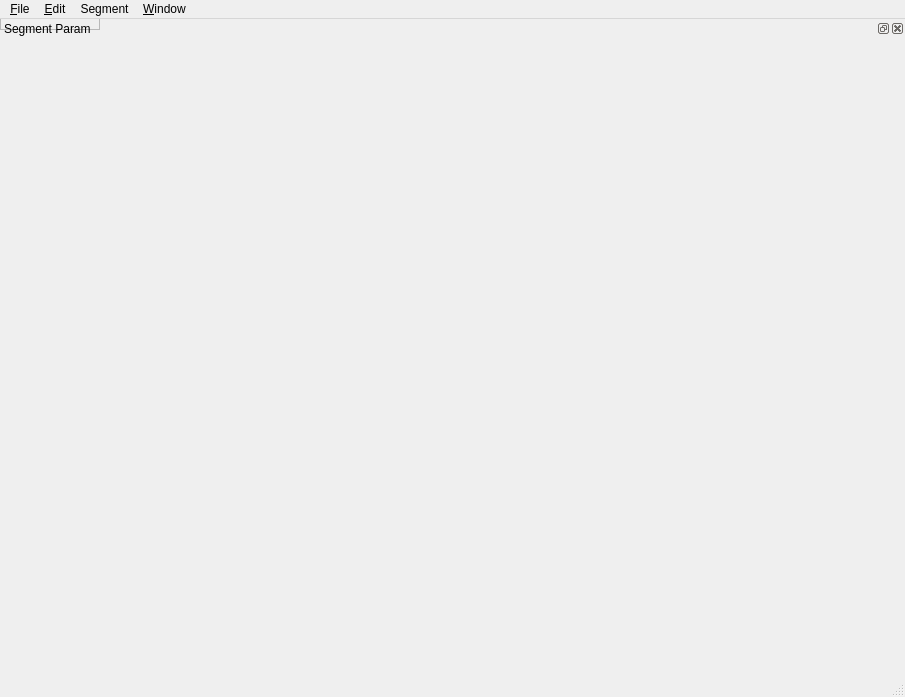
<?xml version="1.0" encoding="UTF-8"?>
<ui version="4.0">
 <class>MainWindow</class>
 <widget class="QMainWindow" name="MainWindow">
  <property name="geometry">
   <rect>
    <x>0</x>
    <y>0</y>
    <width>905</width>
    <height>697</height>
   </rect>
  </property>
  <property name="windowTitle">
   <string>MainWindow</string>
  </property>
  <property name="dockOptions">
   <set>QMainWindow::AllowNestedDocks|QMainWindow::AllowTabbedDocks|QMainWindow::AnimatedDocks</set>
  </property>
  <widget class="QScrollArea" name="scroll_area"/>
  <widget class="QMenuBar" name="menubar">
   <property name="geometry">
    <rect>
     <x>0</x>
     <y>0</y>
     <width>905</width>
     <height>23</height>
    </rect>
   </property>
   <widget class="QMenu" name="menu_File">
    <property name="title">
     <string>&amp;File</string>
    </property>
    <addaction name="action_Open"/>
    <addaction name="action_New"/>
    <addaction name="separator"/>
    <addaction name="action_Save"/>
    <addaction name="actionSave_All"/>
    <addaction name="actionSave_Image"/>
    <addaction name="separator"/>
    <addaction name="action_Quit"/>
   </widget>
   <widget class="QMenu" name="menu_Segment">
    <property name="title">
     <string>Segment</string>
    </property>
    <addaction name="actionLazyBrush"/>
    <addaction name="actionGrabCut"/>
    <addaction name="actionHist"/>
    <addaction name="actionMixture"/>
   </widget>
   <widget class="QMenu" name="menu_Edit">
    <property name="title">
     <string>&amp;Edit</string>
    </property>
    <addaction name="actionUndo"/>
    <addaction name="actionRedo"/>
   </widget>
   <widget class="QMenu" name="menu_Window">
    <property name="title">
     <string>&amp;Window</string>
    </property>
    <widget class="QMenu" name="menuImageWindow">
     <property name="title">
      <string>ImageWindow</string>
     </property>
     <addaction name="actionHorizontal"/>
     <addaction name="actionVertical"/>
    </widget>
    <addaction name="menuImageWindow"/>
   </widget>
   <addaction name="menu_File"/>
   <addaction name="menu_Edit"/>
   <addaction name="menu_Segment"/>
   <addaction name="menu_Window"/>
  </widget>
  <widget class="QStatusBar" name="statusbar"/>
  <widget class="QDockWidget" name="dockWidget">
   <property name="minimumSize">
    <size>
     <width>80</width>
     <height>22</height>
    </size>
   </property>
   <property name="maximumSize">
    <size>
     <width>100000</width>
     <height>524287</height>
    </size>
   </property>
   <property name="features">
    <set>QDockWidget::AllDockWidgetFeatures</set>
   </property>
   <property name="allowedAreas">
    <set>Qt::LeftDockWidgetArea|Qt::RightDockWidgetArea</set>
   </property>
   <property name="windowTitle">
    <string>Segment Param</string>
   </property>
   <attribute name="dockWidgetArea">
    <number>2</number>
   </attribute>
   <widget class="QStackedWidget" name="dockWidgetContents"/>
  </widget>
  <action name="action_Open">
   <property name="text">
    <string>&amp;Open</string>
   </property>
  </action>
  <action name="action_New">
   <property name="text">
    <string>&amp;New</string>
   </property>
  </action>
  <action name="action_Save">
   <property name="text">
    <string>&amp;Save</string>
   </property>
  </action>
  <action name="actionSave_All">
   <property name="text">
    <string>Save All</string>
   </property>
  </action>
  <action name="actionSave_Image">
   <property name="text">
    <string>Save Image</string>
   </property>
  </action>
  <action name="action_Quit">
   <property name="text">
    <string>&amp;Quit</string>
   </property>
  </action>
  <action name="actionLazyBrush">
   <property name="checkable">
    <bool>true</bool>
   </property>
   <property name="checked">
    <bool>false</bool>
   </property>
   <property name="text">
    <string>LazyBrush</string>
   </property>
  </action>
  <action name="actionGrabCut">
   <property name="checkable">
    <bool>true</bool>
   </property>
   <property name="checked">
    <bool>true</bool>
   </property>
   <property name="text">
    <string>GrabCut</string>
   </property>
  </action>
  <action name="actionHist">
   <property name="checkable">
    <bool>true</bool>
   </property>
   <property name="text">
    <string>GraphCut</string>
   </property>
  </action>
  <action name="actionUndo">
   <property name="text">
    <string>Undo</string>
   </property>
   <property name="shortcut">
    <string>Ctrl+Z</string>
   </property>
  </action>
  <action name="actionRedo">
   <property name="text">
    <string>Redo</string>
   </property>
   <property name="shortcut">
    <string>Ctrl+Y</string>
   </property>
  </action>
  <action name="actionMixture">
   <property name="checkable">
    <bool>true</bool>
   </property>
   <property name="text">
    <string>Mixture</string>
   </property>
  </action>
  <action name="actionHorizontal">
   <property name="checkable">
    <bool>true</bool>
   </property>
   <property name="text">
    <string>Horizontal</string>
   </property>
  </action>
  <action name="actionVertical">
   <property name="checkable">
    <bool>true</bool>
   </property>
   <property name="checked">
    <bool>true</bool>
   </property>
   <property name="text">
    <string>Vertical</string>
   </property>
  </action>
 </widget>
 <resources/>
 <connections/>
</ui>
